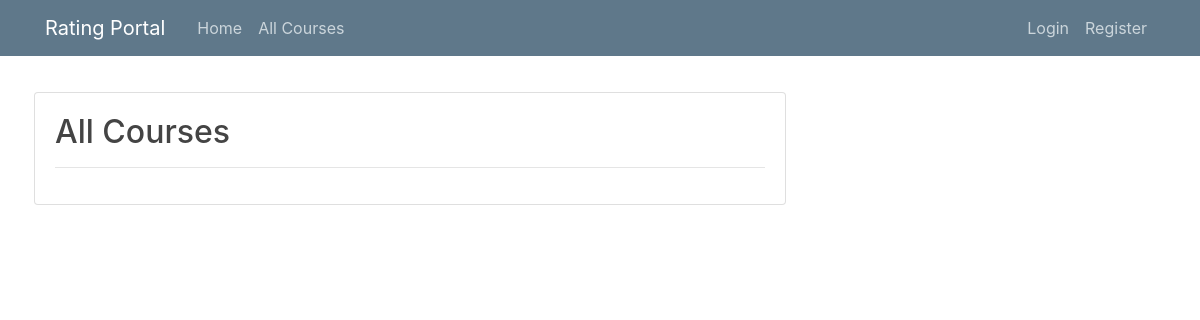
/course/, run on an earlier commit of the app's database.
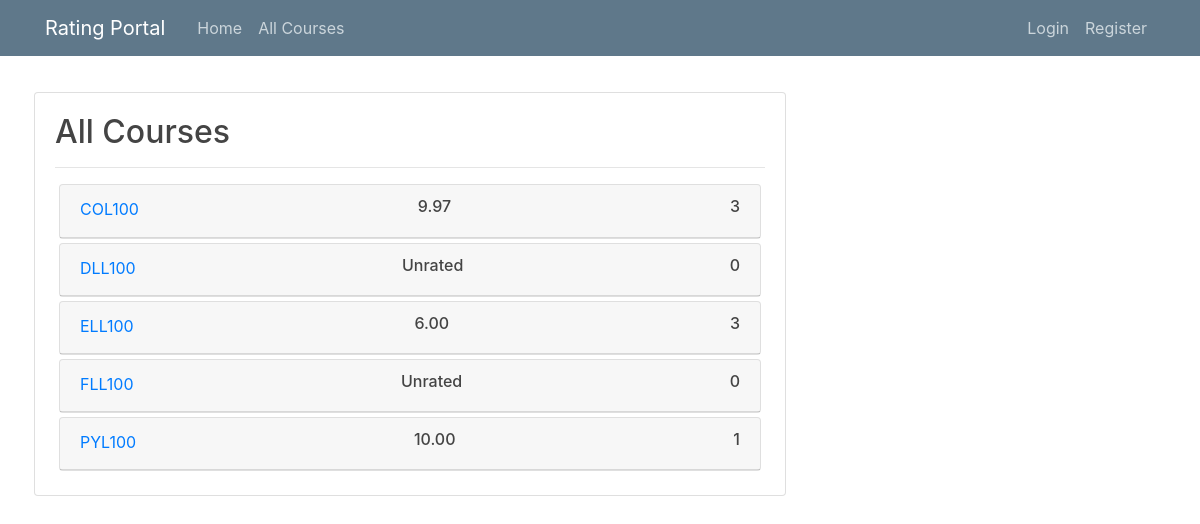
And on a later commit of the database.
### courses/models.py (models this page shows)
class Course(models.Model):
    courseName = models.CharField(max_length=120)
    rating = models.DecimalField(decimal_places=2,max_digits=4)
    noOfReviews = models.IntegerField()
    class Meta:
        ordering = ['courseName']

### courses/views.py (the view)
# urls.py: path('course/',courseViews.courseListView,name='courseList'),
def courseListView(request):
    recheckAllRatings()
    courseList = getAllOf('courses')
    return render(request,'courses/courseList.html',{'list':courseList})

### courses/views.py (called while the page is built)
def recheckAllRatings():
    courseList = getAllOf('courses')
    reviews = getAllOf('review')
    results={}
    for review in reviews:
        try:
            results[review.courseName][0]+=review.score
            results[review.courseName][1]+=1
        except:
            results[review.courseName]=[review.score,1]
    for course in courseList:
        try:
            result=results[course.courseName]
        except:
            course.rating = -1
            course.noOfReviews = 0
            course.save()
            continue
        course.rating = round(result[0]/result[1],2)
        course.noOfReviews = result[1]
        course.save()

def getAllOf(name):
    for r in apps.get_app_config(name).get_models():
        objects = list(r.objects.all())
    return objects

### courses/templates/courses/courseList.html (shortened to what this page needs)
{% extends "users/base.html" %}
{% block content %}
  <div class="card-body">
      <h2>All Courses</h2>
      <hr>
      {% for course in list %}
        <div class="card m-1">
            <div class="card-header">
                <div class="d-flex justify-content-between">
                    <a class = "card-link" href="{{course.courseName}}">
                        {{course.courseName}}
                    </a>
                    <h6>
                        {% if course.rating != -1 %}
                        {{course.rating}}
                        {%else%}
                        Unrated
                        {% endif %}
                    </h6>
                    <h6>
                        {{course.noOfReviews}}
                    </h6>
                </div>
            </div>
        </div>
      {% endfor %}
  </div>
{% endblock content %}

### users/templates/users/base.html (shortened to what this page needs)
{%load static%}
<!DOCTYPE html>
<html lang="en">
<head>
    <link rel="stylesheet" href="https://stackpath.bootstrapcdn.com/bootstrap/4.3.1/css/bootstrap.min.css"
>
    <link rel="stylesheet" type="text/css" href="{% static 'main.css'%}">
</head>
<body>
    <header class="site-header">
        <nav class="navbar navbar-expand-md navbar-dark bg-steel fixed-top">
            <div class="container">
                <a class="navbar-brand mr-4" href="/">Rating Portal</a>
                <div class="collapse navbar-collapse" id="navbarToggle">
                    <div class="navbar-nav mr-auto">
                        <a class="nav-item nav-link" href="/">Home</a>
                        <a class="nav-item nav-link" href="{% url 'courseList'%}">All Courses</a>
                    </div>
                    <div class="navbar-nav">
                        {% if user.is_authenticated %}
                            <a class="nav-item nav-link" href="{%url 'profile'%}">My Profile</a>
                            <a class="nav-item nav-link" href="{%url 'logout'%}">Logout</a>
                        {%else%}
                            <a class="nav-item nav-link" href="{%url 'login'%}">Login</a>
                            <a class="nav-item nav-link" href="{%url 'register'%}">Register</a>
                        {% endif %}
                    </div>
                </div>
            </div>
        </nav>
    </header>
    <main role="main" class="container">
        <div class="row">
          <div class="col-md-8 mt-2 p-1">
              <div class="card">
                {% block content %}{% endblock %}
              </div>
          </div>
        </div>
      </main>
</body>
</html>

### users/static/main.css (style rules this page uses)
body { background: white; color: #333333; margin-top: 5rem; }
h1, h2, h3, h4, h5, h6 { color: #444444; }
.bg-steel { background-color: #5f788a; }
.site-header .navbar-nav .nav-link { color: #cbd5db; }

What changed in the data, as far as the page shows it:
added Course: courseName "COL100", rating "9.97", noOfReviews "3"
added Course: courseName "DLL100", rating "Unrated", noOfReviews "0"
added Course: courseName "ELL100", rating "6.00", noOfReviews "3"
added Course: courseName "FLL100", rating "Unrated", noOfReviews "0"
added Course: courseName "PYL100", rating "10.00", noOfReviews "1"
